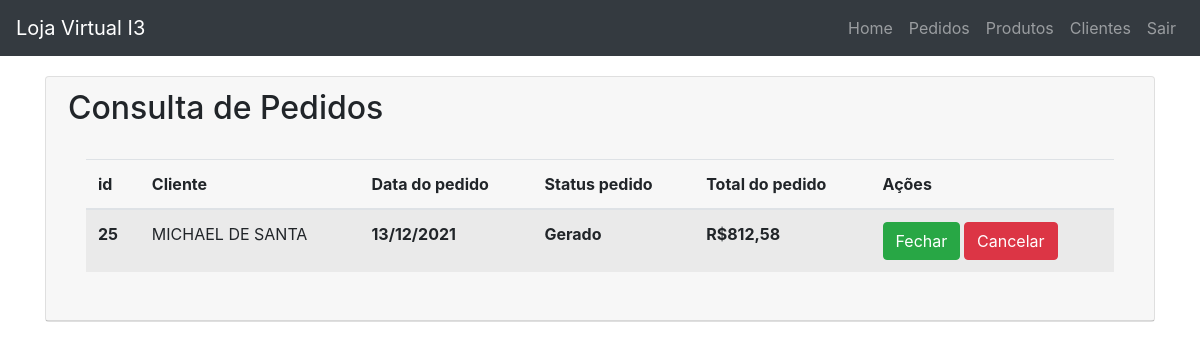
/consulta_de_pedidos.php, run on an earlier commit of the app's database.
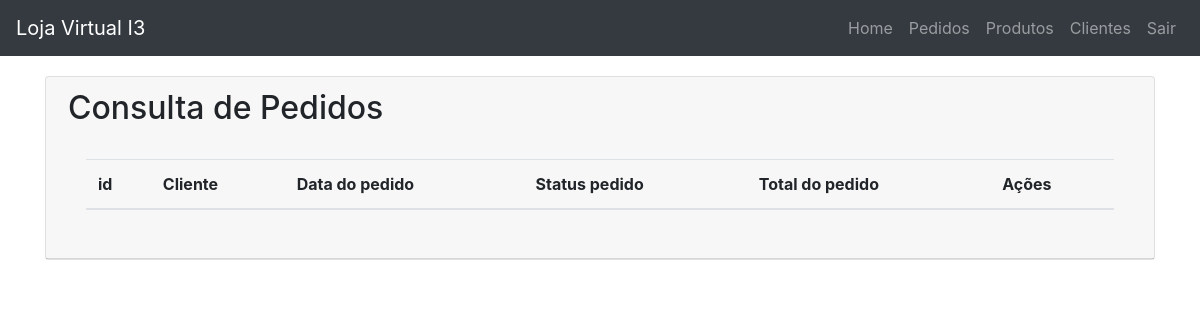
And on a later commit of the database.
### tables this page shows
CREATE TABLE `tb_pedido` (
  `id` int NOT NULL AUTO_INCREMENT,
  `data_pedido` date NOT NULL,
  `id_cli` int DEFAULT NULL,
  `total_pedido` float(8,2) DEFAULT NULL,
  `status_pedido` int DEFAULT NULL,
  PRIMARY KEY (`id`),
  KEY `id_cli` (`id_cli`),
  CONSTRAINT `tb_pedido_ibfk_1` FOREIGN KEY (`id_cli`) REFERENCES `tb_cliente` (`id_cli`)
);

CREATE TABLE `tb_cliente` (
  `id_cli` int NOT NULL AUTO_INCREMENT,
  `nome` varchar(120) NOT NULL,
  `tipo_pessoa` char(1) DEFAULT NULL,
  `fantasia` varchar(120) DEFAULT NULL,
  `cpf_cnpj` varchar(30) DEFAULT NULL,
  `indereco` varchar(30) DEFAULT NULL,
  `numero` varchar(30) DEFAULT NULL,
  `bairro` varchar(30) DEFAULT NULL,
  `cidade` varchar(30) DEFAULT NULL,
  `estado` varchar(40) DEFAULT NULL,
  PRIMARY KEY (`id_cli`)
);

### consulta_de_pedidos.php (the view, shortened to what this page needs)
<?php
include_once "conexao.php";
$sql_pedidos = $conn->prepare('SELECT pp.*,c.nome,
                                (CASE
                                    WHEN pp.status_pedido = 0 THEN "Gerado"
                                    WHEN pp.status_pedido = 1 THEN "Fechado"
                                    WHEN pp.status_pedido = 2 THEN "Cancelado"
                                    ELSE pp.status_pedido
                                END) as desc_status
                                FROM tb_pedido pp
                                inner join tb_cliente c on pp.id_cli = c.id_cli');
$sql_pedidos->execute();
?>
<!DOCTYPE html>
<html lang="pt-br">
<head>
    <link rel="stylesheet" href="https://stackpath.bootstrapcdn.com/bootstrap/4.1.3/css/bootstrap.min.css">
</head>
<body>
<nav class="navbar navbar-expand-sm navbar-dark bg-dark">
<a href="loja_i3.php" class="navbar-brand">Loja Virtual I3</a>
<div class="collapse navbar-collapse" id="navegacao">
    <ul class="navbar-nav ml-auto">
        <li class="nav-item">
            <a href="loja_i3.php" class="nav-link ">Home</a>
        </li>
        <li class="nav-item">
            <a href="consulta_de_pedidos.php" class="nav-link">Pedidos</a>
        </li>
        <li class="nav-item lat" >
            <a href="produtos.php" class="nav-link">Produtos</a>
        </li>
        <li class="nav-item">
            <a href="clientes.php" class="nav-link">Clientes</a>
        </li>
        <li class="nav-item">
            <a href="index.php" class="nav-link">Sair</a>
        </li>
        </ul>
    </div>
</nav>
<div class="container spc_br ">
<div class="card">
  <div class="card-header">
   <div class="row">
    <h2 class="card-title"> &nbsp Consulta de Pedidos</h2>
 </div>
    <div class="card-body">
        <table class="table table-striped table-hover">
            <thead>
                <tr>
                <th scope="col">id</th>
                <th scope="col">Cliente</th>
                <th scope="col">Data do pedido</th>
                <th scope="col">Status pedido</th>
                <th scope="col">Total do pedido</th>
                <th scope="col">Ações</th>
                </tr>
            </thead>
           <?php while ($tb_pedidos = $sql_pedidos->fetch(PDO::FETCH_ASSOC)) { ?>
            <?php
              $timeStampData = strtotime($tb_pedidos["data_pedido"]);
              $data_brasileira = date("d/m/Y" , $timeStampData);
            ?>
            <tbody>
                <tr>
                <th>
                    <?php echo $tb_pedidos["id"] ?>
                </th>
                <td>
                    <?php echo $tb_pedidos["nome"]?>
                </td>
                <th >
                    <?php echo $data_brasileira; ?>
                </th>
                <th>
                    <?php echo $tb_pedidos["desc_status"]; ?>
                </th>
                <th>
                    R$<?php echo number_format($tb_pedidos["total_pedido"],2,",",".");?>
                </th>
                <th>
                    <?php if ($tb_pedidos["status_pedido"] == 0) { ?>
                        <a href="scripts.php?atualizar_pedido_para_1=<?php echo $tb_pedidos["id"]?>" class="btn btn-success">Fechar</a>
                        <a href="scripts.php?atualizar_pedido=<?php echo $tb_pedidos["id"]?>" class="btn btn-danger">Cancelar </a>
                    <?php }else if($tb_pedidos["status_pedido"] == 1){ ?>
                        <a href="scripts.php?atualizar_pedido=<?php echo $tb_pedidos["id"]?>" class="btn btn-danger">Cancelar</a>
                    <?php }else if ($tb_pedidos["status_pedido"] == 2) { ?>
                    <?php } ?>
                </th>
                </tr>
            </tbody>
            <?php  } ?>
        </table>
    </div>
 </div>
</div>
</body>
</html>

What changed in the data, as far as the page shows it:
removed tb_pedido: id "25", id_cli.nome "MICHAEL DE SANTA", data_pedido "13/12/2021", desc_status "Gerado", total_pedido "812,58"
